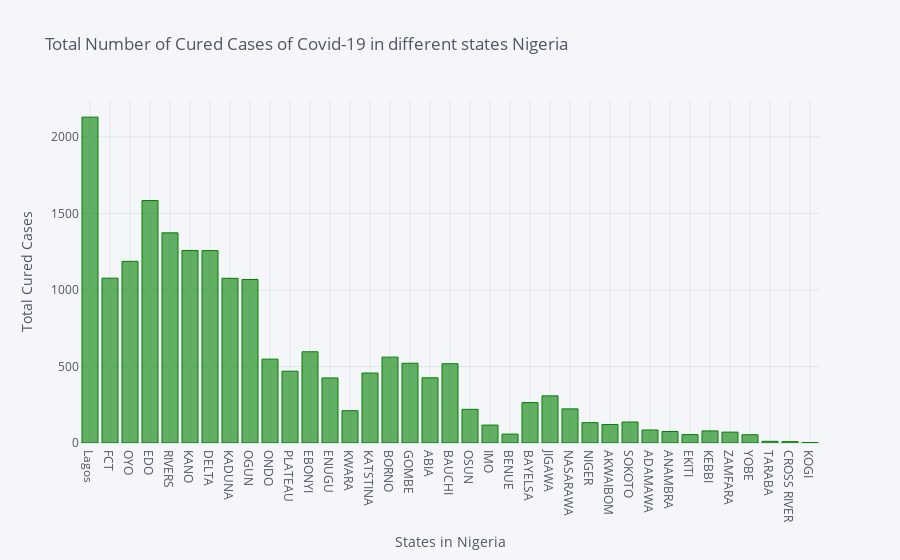

Source (notebook cell):
### Code cell
# Lets visualize the whole dataset using plotly barchart. To see the total cured cases in each of the state, just hover
# on the bar corresponding to the state for easy visuals

data1.iplot(kind='bar',x='Name of State',y='Cured',
            title='Total Number of Cured Cases of Covid-19 in different states Nigeria',xTitle='States in Nigeria',
            yTitle='Total Cured Cases',colors='green',size=20)

### Figure 1 — Plotly figure (JSON) as saved in the notebook; plotly's stock layout.template omitted (floating-point values rounded to 4 significant figures)
{"data": [{"marker": {"color": "rgba(0, 128, 0, 0.6)", "line": {"color": "rgba(0, 128, 0, 1.0)", "width": 1}}, "name": "Cured", "orientation": "v", "text": "", "type": "bar", "x": ["Lagos", "FCT", "OYO", "EDO", "RIVERS", "KANO", "DELTA", "KADUNA", "OGUN", "ONDO", "PLATEAU", "EBONYI", "ENUGU", "KWARA", "KATSTINA", "BORNO", "GOMBE", "ABIA", "BAUCHI", "OSUN", "IMO", "BENUE", "BAYELSA", "JIGAWA", "NASARAWA", "NIGER", "AKWAIBOM", "SOKOTO", "ADAMAWA", "ANAMBRA", "EKITI", "KEBBI", "ZAMFARA", "YOBE", "TARABA", "CROSS RIVER", "KOGI"], "y": [2129, 1077, 1187, 1584, 1373, 1258, 1257, 1076, 1068, 548, 469, 596, 425, 211, 457, 561, 521, 426, 518, 220, 117, 58, 264, 308, 223, 133, 121, 137, 85, 75, 55, 79, 71, 54, 11, 9, 3]}], "layout": {"legend": {"bgcolor": "#F5F6F9", "font": {"color": "#4D5663"}}, "paper_bgcolor": "#F5F6F9", "plot_bgcolor": "#F5F6F9", "title": {"font": {"color": "#4D5663"}, "text": "Total Number of Cured Cases of Covid-19 in different states Nigeria"}, "xaxis": {"gridcolor": "#E1E5ED", "showgrid": true, "tickfont": {"color": "#4D5663"}, "title": {"font": {"color": "#4D5663"}, "text": "States in Nigeria"}, "zerolinecolor": "#E1E5ED"}, "yaxis": {"gridcolor": "#E1E5ED", "showgrid": true, "tickfont": {"color": "#4D5663"}, "title": {"font": {"color": "#4D5663"}, "text": "Total Cured Cases"}, "zerolinecolor": "#E1E5ED"}}}
